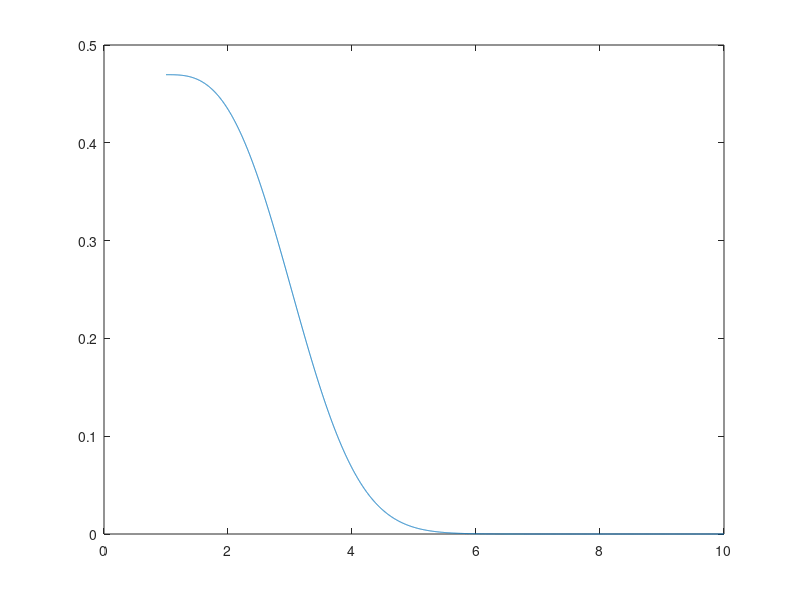
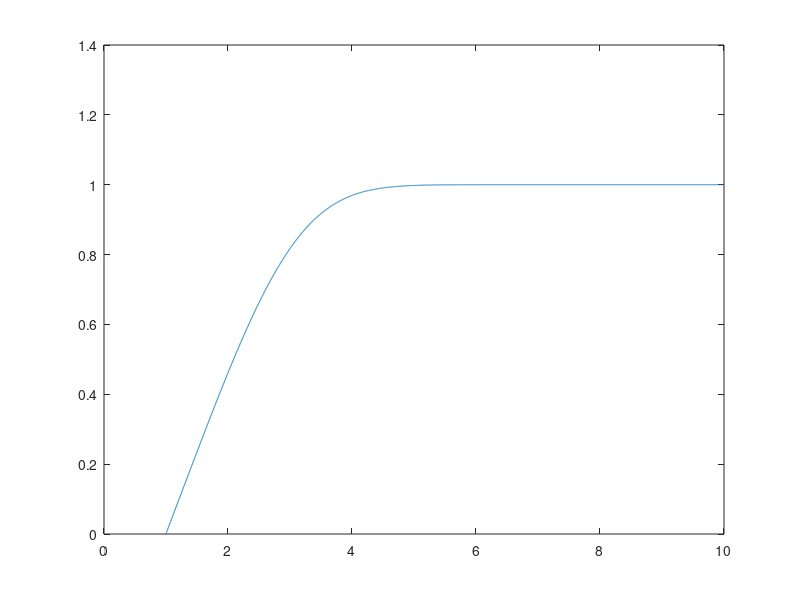
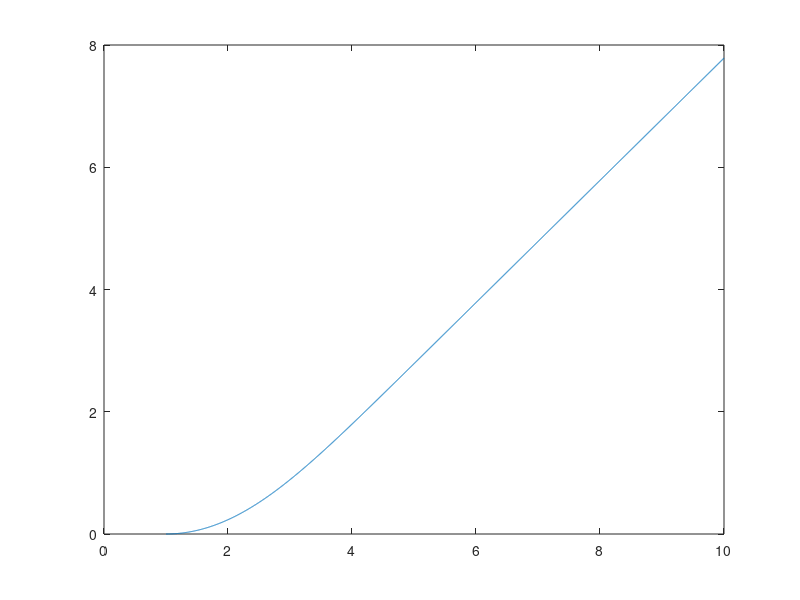

These charts were generated, in order, by the following MATLAB code:
clear all 
clc
f1b=1
f1a=0.5
f2=1.0427
f2b=1.6552
f3=0
sep=0.002
x=[1:sep:10];

while (abs(abs(f2)-1)>0.00001)
  f1copy=f1a
  f1a=f1a+((f1a-f1b)/(f2-f2b))*(1-f2);
  f1b=f1copy
  
  f2b=f2; 
  f1=f1a
  f2=0;
  f3=0;
for i =1:length(x);
  f1k1=sep*(-f1*f3);
  f2k1= sep*f1;
  f3k1=sep*f2;
  f1k2=sep*(-(f1+0.5*f1k1)*(f3+0.5*f3k1));
  f2k2=sep*(f1+0.5*f1k1);
  f3k2=sep*(f2+0.5*f2k1);
  f1k3=sep*(-(f1+0.5*f1k2)*(f3+0.5*f3k2));
  f2k3=sep*(f1+0.5*f1k2);
  f3k3=sep*(f2+0.5*f2k2);
  f1k4=sep*(-(f1+f1k3)*(f3+f3k3));
  f2k4=sep*(f1+f1k3);
  f3k4=sep*(f2+f2k3);
  f1=f1+1/6*f1k1+1/3*(f1k2+f1k3)+1/6*f1k4;
  f2=f2+1/6*f2k1+1/3*(f2k2+f2k3)+1/6*f2k4;
  f3=f3+1/6*f3k1+1/3*(f3k2+f3k3)+1/6*f3k4;
endfor
endwhile
x=[1:sep:10];

f1=f1copy
f2=0
f3=0
y1=[]
y2=[]
y3=[]
for i =1:length(x);
  f1k1=sep*(-f1*f3);
  f2k1= sep*f1;
  f3k1=sep*f2;
  f1k2=sep*(-(f1+0.5*f1k1)*(f3+0.5*f3k1));
  f2k2=sep*(f1+0.5*f1k1);
  f3k2=sep*(f2+0.5*f2k1);
  f1k3=sep*(-(f1+0.5*f1k2)*(f3+0.5*f3k2));
  f2k3=sep*(f1+0.5*f1k2);
  f3k3=sep*(f2+0.5*f2k2);
  f1k4=sep*(-(f1+f1k3)*(f3+f3k3));
  f2k4=sep*(f1+f1k3);
  f3k4=sep*(f2+f2k3);
  f1=f1+1/6*f1k1+1/3*(f1k2+f1k3)+1/6*f1k4;
  f2=f2+1/6*f2k1+1/3*(f2k2+f2k3)+1/6*f2k4;
  f3=f3+1/6*f3k1+1/3*(f3k2+f3k3)+1/6*f3k4;
  y1=[y1,f1];
  y2=[y2,f2];
  y3=[y3,f3];
endfor
figure(1)
plot(x,y1)
figure(2)
plot(x,y2)
figure(3)
plot(x,y3)



